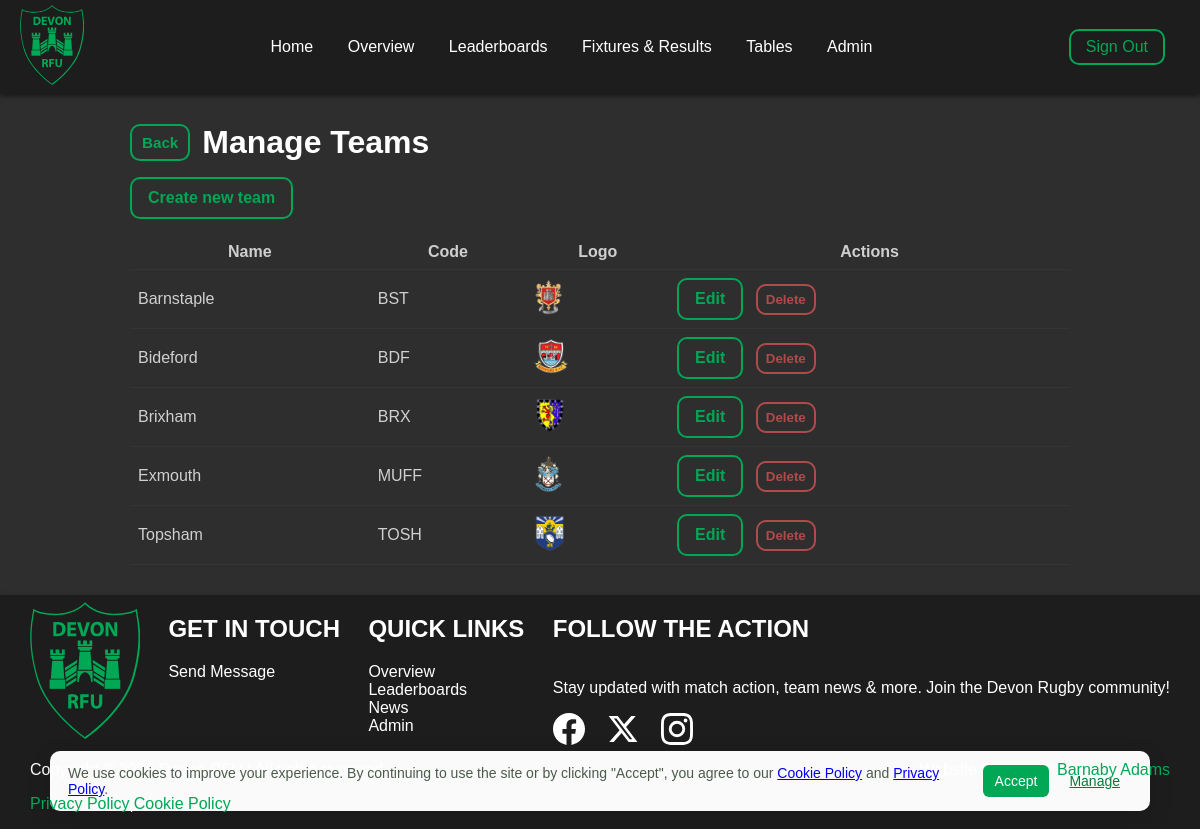
The page /admin/teams (signed in) on the database its author committed.
### models.py (models this page shows, shortened)
class Team(db.Model):
    __tablename__ = 'team'
    id = db.Column(db.Integer, primary_key=True)
    name = db.Column(db.String(200), nullable=False)
    code = db.Column(db.String(64), unique=True, nullable=True)
    logo_filename = db.Column(db.String(256), nullable=True)
    players = db.relationship('Player', backref='team', lazy='dynamic')
    coaches = db.relationship('User', secondary='team_coaches', backref=db.backref('coached_teams', lazy='dynamic'))

### app.py (the view)
@app.route('/admin/teams')
@login_required
def admin_teams():
    if not current_user.is_superadmin():
        flash('You do not have access to the admin area.', 'danger')
        return redirect(url_for('dashboard'))
    teams = Team.query.order_by(Team.name).all()
    return render_template('admin_teams.html', teams=teams)

### app.py (called while the page is built)
@login_manager.user_loader
def load_user(user_id):
    return User.query.get(int(user_id))

### models.py (called while the page is built)
    def is_superadmin(self):
        lvl = self.access_level
        if lvl is None:
            return False
        try:
            return int(lvl) >= 2
        except Exception:
            return str(lvl).lower() in ('superadmin', 'admin')

### templates/admin_teams.html (shortened to what this page needs)
{% extends "base.html" %}
{% block content %}
<div class="content-wrap" style="max-width:980px;margin:30px auto;color:white;">
  <div style="display:flex;align-items:center;gap:12px;margin-bottom:12px;">
    <a href="{{ url_for('admin_dashboard') }}" onclick="(function(e){e.preventDefault();try{var r=document.referrer;if(r && new URL(r).origin===location.origin){history.back();}else{window.location=this.getAttribute('href');}}catch(err){window.location=this.getAttribute('href');}}).call(this,event);" class="hero-btn hero-btn-outline small" aria-label="Go back">Back</a>
    <h1 style="margin:0">Manage Teams</h1>
  </div>
  <p><a class="hero-btn hero-btn-outline" href="{{ url_for('admin_team_new') }}">Create new team</a></p>
  <table class="admin-matches-table" style="width:100%;border-collapse:collapse">
    <thead>
      <tr>
        <th style="padding:8px">Name</th>
        <th style="padding:8px">Code</th>
        <th style="padding:8px">Logo</th>
        <th style="padding:8px">Actions</th>
      </tr>
    </thead>
    <tbody>
      {% for t in teams %}
      <tr>
        <td style="padding:8px">{{ t.name }}</td>
        <td style="padding:8px">{{ t.code or '—' }}</td>
        <td style="padding:8px">{% if t.logo_filename %}<img src="{{ url_for('static', filename='team-logos/' ~ t.logo_filename) }}" alt="{{ t.name }}" style="height:36px;">{% else %}—{% endif %}</td>
        <td style="padding:8px">
          <a class="hero-btn hero-btn-outline" href="{{ url_for('admin_team_edit', team_id=t.id) }}">Edit</a>
          <form method="post" action="{{ url_for('admin_team_delete', team_id=t.id) }}" style="display:inline-block;margin-left:8px" onsubmit="return confirm('Delete team? This cannot be undone.')">
            <button type="submit" class="hero-btn hero-btn-outline" style="background:transparent;border-color:#b04b4b;color:#b04b4b;padding:6px 8px">Delete</button>
          </form>
        </td>
      </tr>
      {% endfor %}
    </tbody>
  </table>
</div>
{% endblock %}

### static/style.css (style rules this page uses)
:root { --brand-green: #00a755; --brand-grey: #1d1d1d; --white: #ffffff; --btn-padding: 12px 20px; --btn-radius: 12px; --btn-gap: 14px; }
*, *::before, *::after { box-sizing: border-box; }
.content-wrap { max-width: 1100px; margin: 24px auto; padding: 0 20px; }
body { color: var(--white); margin: 0; font-family: Arial, sans-serif; background-color: #2e2e2e; }
html, body { height: 100%; }
body { display: flex; flex-direction: column; min-height: 100vh; }
.admin-matches-table { width: 100%; border-collapse: collapse; margin-top: 12px; }
.admin-matches-table th, .admin-matches-table td { padding: 10px 12px; border-bottom: 1px solid rgba(255,255,255,0.03); vertical-align: middle; color: #d0d0d0; }
.admin-matches-table thead th { color: #cfcfcf; font-weight: 700; }
.hero-btn.hero-btn-outline.small, .hero-btn.hero-btn-primary.small { padding: 8px 10px; font-size: 0.95rem; }
body { margin: 0; font-family: Arial, sans-serif; background-color: #2e2e2e; }
.hero-btn { display:inline-block; padding:10px 16px; border-radius:10px; font-weight:600; text-decoration:none; transition: box-shadow 0.15s, transform 0.06s; }
.hero-btn-outline { background: transparent; color: #00a755; border: 2px solid #00a755; }
:root { --brand-green: #00a755; --white: #ffffff; --btn-padding: 12px 20px; --btn-radius: 12px; --btn-gap: 14px; }

### rows shown on the page
Team: name "Barnstaple", code "BST", logo_filename (picture)
Team: name "Bideford", code "BDF", logo_filename (picture)
Team: name "Brixham", code "BRX", logo_filename (picture)
Team: name "Exmouth", code "MUFF", logo_filename (picture)
Team: name "Topsham", code "TOSH", logo_filename (picture)
